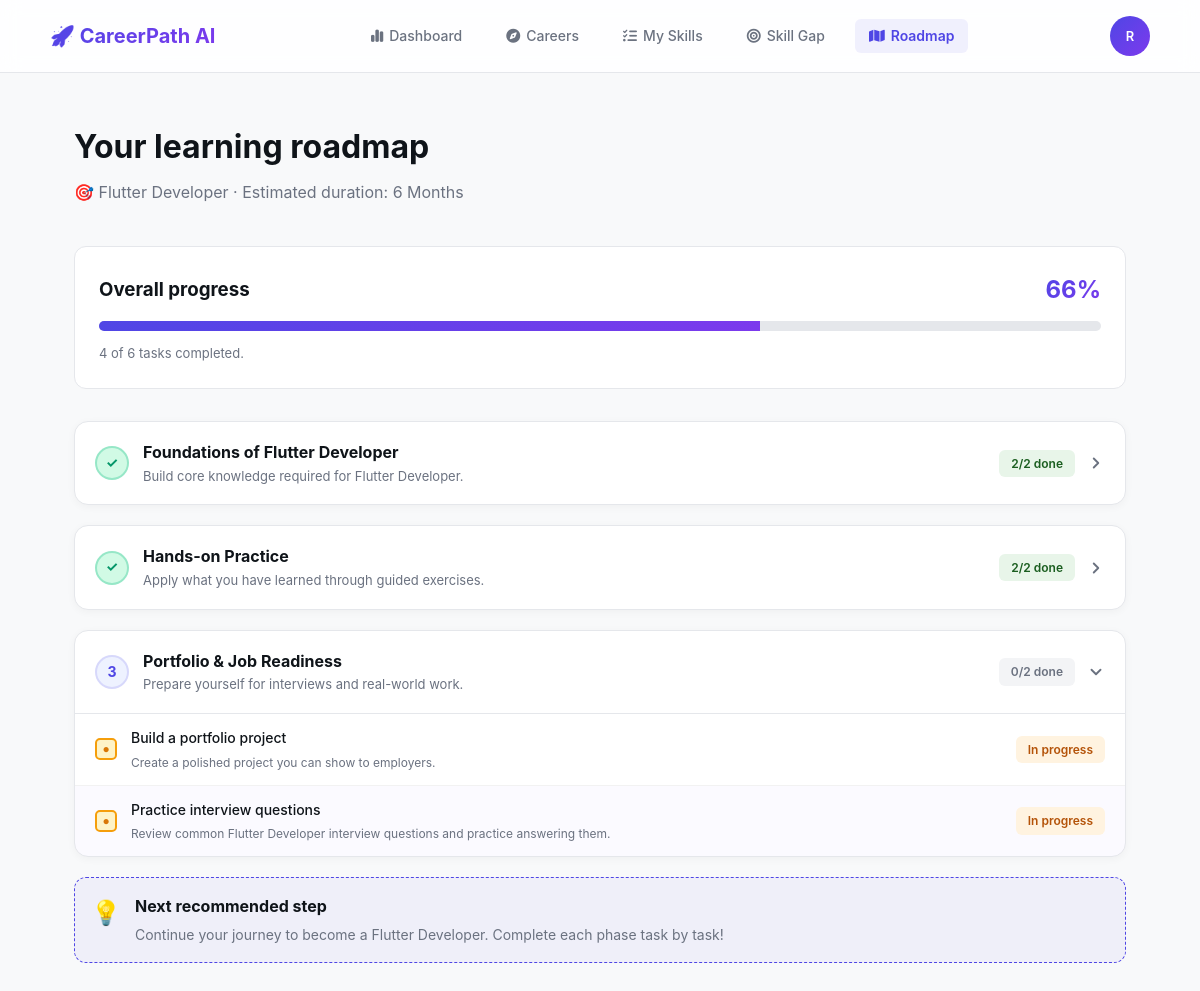
The app's page /roadmap/ (signed in) with its own data.
### accounts/models.py (models this page shows, shortened)
class User(AbstractUser):
    full_name = models.CharField(max_length=150, blank=True, null=True, verbose_name="Full Name")
    email = models.EmailField(unique=True, verbose_name="Email Address")

### careers/models.py (models this page shows, shortened)
class Career(models.Model):
    title           = models.CharField(max_length=150, unique=True)
    description     = models.TextField()
    required_skills = models.ManyToManyField(Skill, through='CareerSkill', related_name='careers')
    estimated_time  = models.CharField(max_length=50, default='6 Months')
    icon = models.CharField(max_length=30, default='bi-briefcase', blank=True)
    icon_color = models.CharField(max_length=10, choices=ICON_COLOR_CHOICES, default='default')

### roadmap/views.py (the view)
# urls.py: path('', views.roadmap, name='home'),
@login_required
def roadmap(request):
    user = request.user
    try:
        user_roadmap = UserRoadmap.objects.select_related('career').get(user=user)
    except UserRoadmap.DoesNotExist:
        context = {
            'career':          None,
            'overall':         0,
            'completed_tasks': 0,
            'total_tasks':     0,
            'phases_data':     [],
            'next_step':       "Choose a career goal to generate your personalised roadmap!",
        }
        return render(request, 'roadmap/roadmap.html', context)
    try:
        ai_roadmap = json.loads(user_roadmap.roadmap_json)
    except (json.JSONDecodeError, TypeError):
        ai_roadmap = {'phases': []}
    progress_map = {
        p.task_ref: p.status
        for p in UserTaskProgress.objects.filter(user=user)
    }
    phases_data = []
    for phase in ai_roadmap.get('phases', []):
        tasks = phase.get('tasks', [])
        total = len(tasks)
        phase_title_slug = phase.get('title', 'phase').lower().replace(' ', '-')
        formatted_tasks = []
        for idx, t in enumerate(tasks):
            task_ref = t.get('ref') or f"{phase_title_slug}-{idx + 1}"
            formatted_tasks.append({
                'task': {
                    'task_ref':    task_ref,
                    'title':       t.get('title', f'Task {idx + 1}'),
                    'description': t.get('description', ''),
                },
                'status': progress_map.get(task_ref, 'not_started'),
            })
        completed = sum(1 for t in formatted_tasks if t['status'] == 'completed')
        pct = int((completed / total) * 100) if total > 0 else 0
        phases_data.append({
            'phase': {
                'phase_number': len(phases_data) + 1,
                'title':        phase.get('title', ''),
                'description':  phase.get('description', ''),
            },
            'tasks':     formatted_tasks,
            'completed': completed,
            'total':     total,
            'pct':       pct,
        })
    all_tasks = sum(p['total'] for p in phases_data)
    all_done  = sum(p['completed'] for p in phases_data)
    overall   = int((all_done / all_tasks) * 100) if all_tasks > 0 else 0
    career = user_roadmap.career
    context = {
        'career':          career,
        'overall':         overall,
        'completed_tasks': all_done,
        'total_tasks':     all_tasks,
        'phases_data':     phases_data,
        'next_step':       (
            f"Continue your journey to become a {career.title}. "
            "Complete each phase task by task!"
        ),
    }
    return render(request, 'roadmap/roadmap.html', context)

### roadmap/templates/roadmap/roadmap.html (shortened to what this page needs)
{% extends 'dashboard/base.html' %}
{% block content %}
<div class="container">
{% if overall == 100 or readiness_score == 100 or total_tasks == 0 or not phases_data and career %}    <div class="card" style="text-align: center; padding: 56px 24px; border: 2px solid #22c55e; background: #f0fdf4; border-radius: 14px; margin-top: 40px; box-shadow: 0 4px 20px rgba(34, 197, 94, 0.1);">
        <div style="font-size: 72px; margin-bottom: 20px; animation: pulse 2s infinite;">🏆</div>
        <h1 style="color: #15803d; font-size: 32px; font-weight: 800; margin-bottom: 14px; font-family: system-ui, sans-serif;">
            You are Job-Ready!
        </h1>
        <p style="color: #166534; font-size: 16px; max-width: 620px; margin: 0 auto 28px auto; line-height: 1.6; font-family: system-ui, sans-serif;">
            Outstanding achievement! You have successfully mastered all the required core skills and milestones for this path. Your technical profile completely satisfies 100% of the engineering metrics demanded by the current job market.
        </p>
        <div style="display: inline-block; background: #22c55e; color: white; padding: 12px 28px; border-radius: 30px; font-weight: 700; font-size: 14px; box-shadow: 0 2px 10px rgba(34,197,94,0.3);">
            🎯 100% Technical Skills Matched
        </div>
        <div style="margin-top: 36px;">
            <a href="/dashboard/" class="btn-secondary" style="padding: 10px 24px; text-decoration: none; font-weight: 600;">Explore Other Career Paths</a>
        </div>
    </div>
  {% else %}
  {% if not career %}
    <div class="card text-center" style="margin-top: 40px; padding: 48px;">
      <div style="font-size:48px; margin-bottom:16px;">🗺️</div>
      <h3>No roadmap generated yet</h3>
      <p style="color: var(--text-muted);">Please select a target career to generate your personalised roadmap.</p>
      <a href="{% url 'careers:list' %}" class="btn btn-primary" style="margin-top:16px;">Browse Careers</a>
    </div>
  {% else %}
    <div class="page-header">
      <h1 class="page-title">Your learning roadmap</h1>
      <p class="page-subtitle">🎯 {{ career.title }} · Estimated duration: {{ career.estimated_time|default:"Flexible" }}</p>
    </div>
    <div class="card" style="margin-bottom:32px;" id="overall-card">
      <div class="flex-between">
        <h3>Overall progress</h3>
        <span id="overall-pct" style="font-size:24px; font-weight:700;" class="gradient-text">{{ overall }}%</span>
      </div>
      <div style="background: var(--border); border-radius: 8px; height: 10px; margin: 12px 0; overflow: hidden;">
        <div id="overall-bar" style="width: {{ overall }}%; background: linear-gradient(135deg, #4F46E5, #7C3AED); height: 100%; transition: width 0.4s ease;"></div>
      </div>
      <p id="overall-label" style="font-size:13px; color:var(--text-muted);">
        {{ completed_tasks }} of {{ total_tasks }} tasks completed.
      </p>
    </div>
    {% for pd in phases_data %}
      {% with all_done=pd.completed|add:0 %}
      <div class="phase-card"
           id="phase-{{ pd.phase.phase_number }}"
           data-total="{{ pd.total }}"
           data-completed="{{ pd.completed }}"
           style="margin-bottom: 20px;">
        <div class="phase-header-row" onclick="togglePhase(this)" style="cursor:pointer;">
          <div style="display:flex; align-items:center; gap:14px;">
            <div class="phase-num-circle {% if pd.completed == pd.total and pd.total > 0 %}phase-done{% endif %}">
              {% if pd.completed == pd.total and pd.total > 0 %}✓{% else %}{{ pd.phase.phase_number }}{% endif %}
            </div>
            <div>
              <div style="font-weight:700; font-size:16px;">{{ pd.phase.title }}</div>
              <div style="font-size:13px; color:var(--text-muted);">{{ pd.phase.description }}</div>
            </div>
          </div>
          <div style="display:flex; align-items:center; gap:12px; flex-shrink:0;">
            <span class="phase-badge badge {% if pd.completed == pd.total and pd.total > 0 %}badge-success{% else %}badge-muted{% endif %}">
              <span class="phase-done-count">{{ pd.completed }}</span>/{{ pd.total }} done
            </span>
            <div class="phase-chevron {% if pd.completed == pd.total and pd.total > 0 %}collapsed{% endif %}">
              <svg width="18" height="18" viewBox="0 0 24 24" fill="none" stroke="currentColor" stroke-width="2.5" stroke-linecap="round" stroke-linejoin="round">
                <polyline points="6 9 12 15 18 9"></polyline>
              </svg>
            </div>
          </div>
        </div>
        <div class="tasks-body {% if pd.completed == pd.total and pd.total > 0 %}collapsed{% endif %}">
          <div class="tasks-inner">
            {% for td in pd.tasks %}
              <div class="task-row {% if td.status == 'completed' %}is-completed{% endif %} {% if forloop.counter|divisibleby:2 %}task-row-alt{% endif %}"
                   data-task-index="{{ forloop.counter }}">
                <button class="task-toggle"
                        data-task-ref="{{ td.task.task_ref }}"
                        data-status="{{ td.status }}"
                        data-phase="{{ pd.phase.phase_number }}"
                        onclick="cycleStatus(this); event.stopPropagation();"
                        title="Click to change status">
                  {% if td.status == 'completed' %}✓
                  {% elif td.status == 'in_progress' %}●
                  {% endif %}
                </button>
                <div style="flex:1; min-width:0;">
                  <div class="task-title-text {% if td.status == 'completed' %}done-text{% endif %}">
                    {{ td.task.title }}
                  </div>
                  {% if td.task.description %}
                    <div style="font-size:12px; color:var(--text-muted); margin-top:3px;">{{ td.task.description }}</div>
                  {% endif %}
                </div>
                <span class="task-status-badge badge {% if td.status == 'completed' %}badge-success{% elif td.status == 'in_progress' %}badge-warning{% else %}badge-muted{% endif %}">
                  {% if td.status == 'completed' %}Completed
                  {% elif td.status == 'in_progress' %}In progress
                  {% else %}Not started{% endif %}
                </span>
              </div>
            {% endfor %}
          </div>
        </div>
      </div>
      {% endwith %}
    {% empty %}
      <div class="card"><p>No tasks found in this roadmap.</p></div>
    {% endfor %}
    <div style="background:rgba(79,70,229,0.05); border:1px dashed #4F46E5; padding:16px; border-radius:12px; display:flex; gap:14px; align-items:flex-start; margin-top:8px;">
      <div style="font-size:24px;">💡</div>
      <div>
        <h3 style="margin:0 0 4px; font-size:16px;">Next recommended step</h3>
        <p style="margin:0; color:var(--text-muted); font-size:14px;">{{ next_step }}</p>
      </div>
    </div>
  {% endif %}
  {% endif %}
</div>
{% endblock %}

### dashboard/templates/dashboard/base.html (shortened to what this page needs)
{% load static %}
<!DOCTYPE html>
<html lang="en">
<head>
  <link rel="stylesheet" href="https://cdn.jsdelivr.net/npm/bootstrap-icons@1.11.3/font/bootstrap-icons.css">
  <link rel="stylesheet" href="https://cdnjs.cloudflare.com/ajax/libs/font-awesome/6.4.0/css/all.min.css">
  <link rel="stylesheet" href="{% static 'css/style.css' %}">
</head>
<body>
  {% if user.is_authenticated %}
  <nav class="navbar">
    <div class="flex-between" style="width: 100%; max-width: 1100px; margin: 0 auto; display: flex; justify-content: space-between; align-items: center; position: relative;">
      <a href="/dashboard/" class="logo">🚀 CareerPath AI</a>
      <div class="nav-links" id="navLinks">
        <a href="/dashboard/" class="{% if request.path == '/dashboard/' or request.path == '/dashboard' %}active{% endif %}">
          <i class="fa-solid fa-chart-simple" style="margin-right: 6px;"></i> Dashboard
        </a>
        <a href="/careers/" class="{% if 'careers' in request.path %}active{% endif %}">
          <i class="fa-solid fa-compass" style="margin-right: 6px;"></i> Careers
        </a>
        <a href="{% url 'skills:manage_skills' %}" class="{% if 'skills' in request.path %}active{% endif %}">
          <i class="fa-solid fa-list-check" style="margin-right: 6px;"></i> My Skills
        </a>
        <a href="/analysis/" class="{% if 'analysis' in request.path %}active{% endif %}">
          <i class="fa-solid fa-bullseye" style="margin-right: 6px;"></i> Skill Gap
        </a>
        <a href="/roadmap/" class="{% if 'roadmap' in request.path %}active{% endif %}">
          <i class="fa-solid fa-map" style="margin-right: 6px;"></i> Roadmap
        </a>
      </div>
      <div class="nav-user" style="display: flex; align-items: center; gap: 16px;">
        <div class="user-menu">
          <button class="avatar" onclick="toggleUserMenu()" style="border:none; cursor:pointer;">
            {{ user.username|slice:":1"|upper }}
          </button>
        </div>
      </div>
    </div>
  </nav>
  {% endif %}
  <main>
    {% block content %}{% endblock %}
  </main>
</body>
</html>

### dashboard/static/css/style.css (style rules this page uses)
:root { --primary: #4F46E5; --primary-dark: #4338CA; --secondary: #7C3AED; --gradient: linear-gradient(135deg, #4F46E5 0%, #7C3AED 100%); --bg: #F8F9FA; --surface: #FFFFFF; --border: #E5E7EB; --text: #0F1419; --text-muted: #6B7280; --success: #10B981; --success-bg: #E8F5E9; --warning: #F59E0B; --warning-bg: #FFF3E0; --radius: 8px; --radius-lg: 12px; --shadow: 0 4px 12px rgba(0, 0, 0, 0.08); --shadow-lg: 0 12px 32px rgba(0, 0, 0, 0.1); }
* { margin: 0; padding: 0; box-sizing: border-box; }
body { font-family: -apple-system, BlinkMacSystemFont, 'Segoe UI', Roboto, sans-serif; background: var(--bg); color: var(--text); line-height: 1.6; }
a { text-decoration: none; color: inherit; }
.navbar { display: flex; justify-content: space-between; align-items: center; padding: 16px 48px; background: rgba(255, 255, 255, 0.85); backdrop-filter: blur(10px); border-bottom: 1px solid var(--border); position: sticky; top: 0; z-index: 100; }
.logo { font-size: 20px; font-weight: 700; background: var(--gradient); -webkit-background-clip: text; -webkit-text-fill-color: transparent; background-clip: text; }
.nav-links { display: flex; gap: 16px; }
.nav-links a { display: flex; align-items: center; font-size: 14px; font-weight: 500; color: var(--text-muted); transition: all 0.2s ease; padding: 6px 14px; border-radius: 6px; }
.nav-links a.active { color: var(--primary) !important; background: rgba(79, 70, 229, 0.08); font-weight: 600; }
.nav-user { display: flex; align-items: center; gap: 16px; }
.avatar { width: 40px; height: 40px; border-radius: 50%; background: var(--gradient); color: white; display: flex; align-items: center; justify-content: center; font-weight: 600; font-size: 13px; }
main { min-height: calc(100vh - 73px); }
.container { max-width: 1100px; margin: 0 auto; padding: 48px 24px; }
.page-header { margin-bottom: 40px; }
.page-title { font-size: 32px; font-weight: 700; margin-bottom: 8px; }
.page-subtitle { font-size: 16px; color: var(--text-muted); }
.card { background: var(--surface); border: 1px solid var(--border); border-radius: var(--radius-lg); padding: 24px; }
.badge { display: inline-block; padding: 4px 12px; border-radius: 6px; font-size: 12px; font-weight: 600; }
.badge-success { background: var(--success-bg); color: #1B5E20; }
.badge-warning { background: var(--warning-bg); color: #B45309; }
.badge-muted { background: #F3F4F6; color: var(--text-muted); }
.flex-between { display: flex; justify-content: space-between; align-items: center; }
.gradient-text { background: var(--gradient); -webkit-background-clip: text; -webkit-text-fill-color: transparent; background-clip: text; }
.user-menu { position: relative; }
button.avatar { padding: 0; font-family: inherit; }

### records on screen
User: username "R"
Career: title "Flutter Developer", estimated_time "6 Months"

### other values on screen
{{ overall }} "66"
{{ completed_tasks }} "4"
{{ total_tasks }} "6"
{{ pd.phase.title }} "Foundations of Flutter Developer" "Hands-on Practice" "Portfolio & Job Readiness"
{{ pd.phase.description }} "Build core knowledge required for Flutter Developer." "Apply what you have learned through guided exercises." "Prepare yourself for interviews and real-world work."
{{ pd.completed }} "2" "2" "0"
{{ pd.total }} "2" "2" "2"
{{ pd.phase.phase_number }} "3"
{{ td.task.title }} "Build a portfolio project" "Practice interview questions"
{{ td.task.description }} "Create a polished project you can show to employers." "Review common Flutter Developer interview questions and practice answering them."
{{ next_step }} "Continue your journey to become a Flutter Developer. Complete each phase task by task!"
